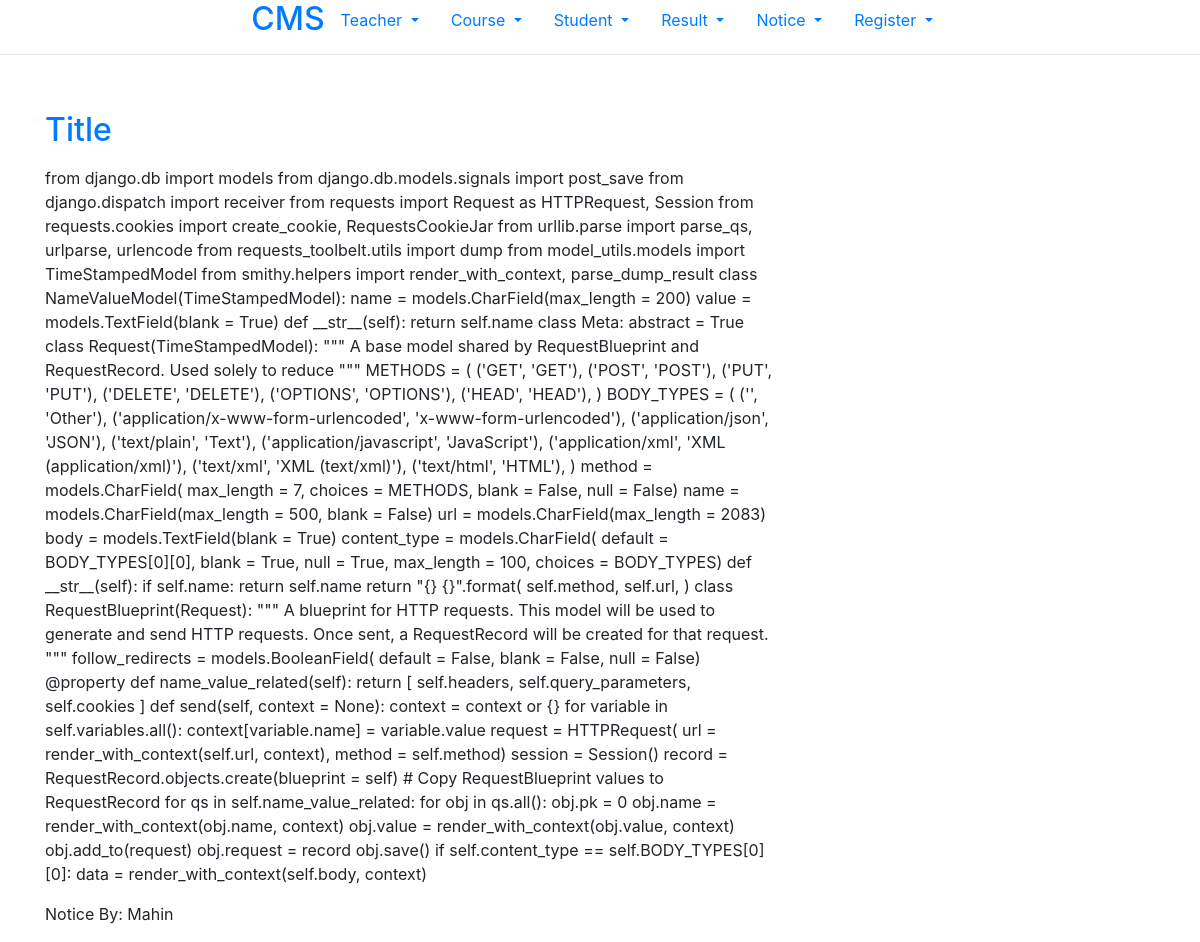
The app's page /notice/detail/2/ (signed in) with its own data.
### notice/models.py (models this page shows, shortened)
class Notice(models.Model):
    title = models.CharField(max_length=500)
    description = models.TextField(blank=True)
    notice_by = models.ForeignKey(Teacher, on_delete=models.CASCADE)

### teacher/models.py (models this page shows)
class Teacher(models.Model):
    department_choice = (
        ('CSE', 'CSE'),
        ('ECE', 'ECE'),
        ('BBA', 'BBA'),
    )
    name = models.CharField(max_length=255)
    department = models.CharField(choices=department_choice, max_length=15)
    designation = models.CharField(max_length=55)
    email = models.EmailField(max_length=60)
    def __str__(self):
        return self.name

### notice/views.py (the view)
# urls.py: path('detail/<int:id>/', views.view_detail, name = 'view_detail'),
@login_required(login_url='/')
def view_detail(request, id):
    detail = Notice.objects.get(id=id)
    context = {
        'detail': detail
    }
    return render(request, 'notice/view_detail.html', context)

### templates/notice/view_detail.html
{% extends 'base/base.html' %}
{% block content %}
    <div class="dropdown-divider"></div> <br><br>
    <div class="content container">
        <div class="row">
            <div class="col-md-8">
                <div class="post">
                    <h2><a href="">{{ detail.title }}</a></h2>
                    <p>{{ detail.description|linebreaks }}</p>
                </div>
                <div class="date">
                    <p>Notice By: {{ detail.notice_by }}</p>
                </div>
            </div>
        </div>
    </div>
{% endblock %}

### records on screen
Notice: title "Title", description "from django.db import models from django.db.models.signals import post_save from django.dispatch import receiver from requests import Request as HTTPRequest, Session from requests.cookies import create_cookie, RequestsCookieJar from urllib.parse import parse_qs, urlparse, urlencode from requests_toolbelt.utils import dump from model_utils.models import TimeStampedModel from smithy.helpers import render_with_context, parse_dump_result class NameValueModel(TimeStampedModel): name = models.CharField(max_length = 200) value = models.TextField(blank = True) def __str__(self): return self.name class Meta: abstract = True class Request(TimeStampedModel): \"\"\" A base model shared by RequestBlueprint…", notice_by "Mahin"
